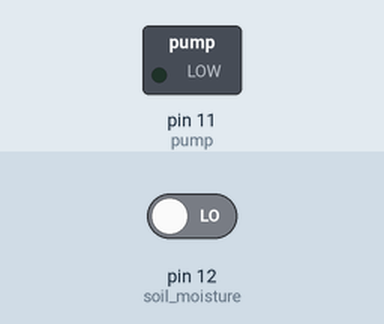
This sketch was run on a simulated Arduino Uno, built with avr-gcc and run on an emulated ATmega328P. On the bench: switched loads named in the sketch (green lamp = pin HIGH). The test bench sets the inputs (shaded band); at power-on: pin 12 (soil_moisture) LOW. What the sketch prints to the serial monitor is not drawn.

Above: at 1.2 s.
1.3 s: pin 12 (soil_moisture) driven HIGH
At 2.4 s:
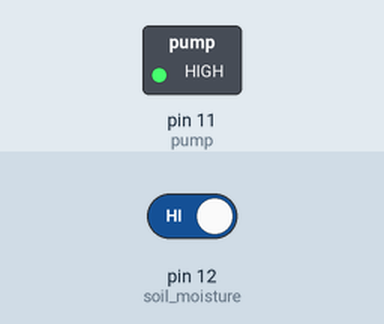
2.8 s: pin 12 (soil_moisture) driven LOW
At 3.6 s:
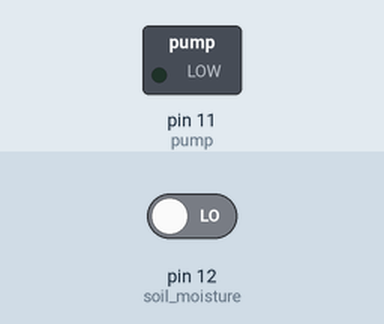
Timing chart, 0 to 5.8 s (numbered marks = the images above; inputs shaded):
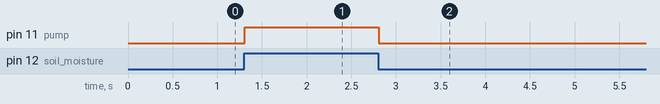

The sketch:

Automatic_plant.ino
```cpp
#define soil_moisture 12
#define pump 11

void setup() {

  pinMode(pump, OUTPUT);
  pinMode(soil_moisture, INPUT);
  Serial.begin(9600);
}

void loop() {

  int val = digitalRead(soil_moisture);
  Serial.println(val);
  if(val == 1)
  {
    digitalWrite(pump, HIGH);
  }
  else
  {
    digitalWrite(pump, LOW);
  }
}
```

Measured:
- after the input at 1.3 s, pin 11 (pump): LOW → HIGH at once
- after the input at 2.8 s, pin 11 (pump): HIGH → LOW at once
